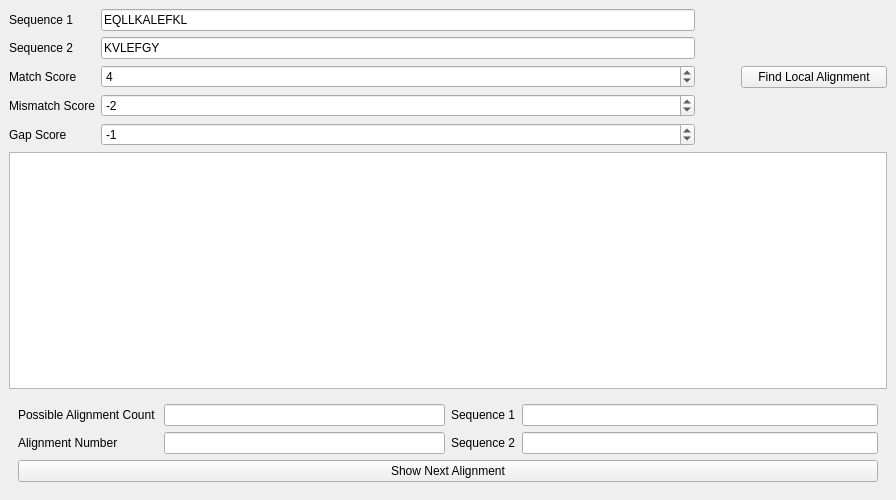
<?xml version="1.0" encoding="UTF-8"?>
<ui version="4.0">
 <class>MainWindow</class>
 <widget class="QMainWindow" name="MainWindow">
  <property name="geometry">
   <rect>
    <x>0</x>
    <y>0</y>
    <width>896</width>
    <height>500</height>
   </rect>
  </property>
  <property name="windowTitle">
   <string>Local Alignment</string>
  </property>
  <widget class="QWidget" name="centralwidget">
   <layout class="QGridLayout" name="gridLayout">
    <item row="0" column="0">
     <layout class="QHBoxLayout" name="horizontalLayout">
      <item>
       <layout class="QFormLayout" name="formLayout">
        <item row="0" column="0">
         <widget class="QLabel" name="label">
          <property name="text">
           <string>Sequence 1</string>
          </property>
         </widget>
        </item>
        <item row="0" column="1">
         <widget class="QLineEdit" name="seq1_input">
          <property name="text">
           <string>EQLLKALEFKL</string>
          </property>
         </widget>
        </item>
        <item row="1" column="1">
         <widget class="QLineEdit" name="seq2_input">
          <property name="text">
           <string>KVLEFGY</string>
          </property>
         </widget>
        </item>
        <item row="1" column="0">
         <widget class="QLabel" name="label_2">
          <property name="text">
           <string>Sequence 2</string>
          </property>
         </widget>
        </item>
        <item row="2" column="0">
         <widget class="QLabel" name="label_3">
          <property name="text">
           <string>Match Score</string>
          </property>
         </widget>
        </item>
        <item row="3" column="0">
         <widget class="QLabel" name="label_4">
          <property name="text">
           <string>Mismatch Score</string>
          </property>
         </widget>
        </item>
        <item row="4" column="0">
         <widget class="QLabel" name="label_5">
          <property name="text">
           <string>Gap Score</string>
          </property>
         </widget>
        </item>
        <item row="2" column="1">
         <widget class="QSpinBox" name="match_score_input">
          <property name="minimum">
           <number>-99</number>
          </property>
          <property name="value">
           <number>4</number>
          </property>
         </widget>
        </item>
        <item row="3" column="1">
         <widget class="QSpinBox" name="mismatch_score_input">
          <property name="minimum">
           <number>-99</number>
          </property>
          <property name="value">
           <number>-2</number>
          </property>
         </widget>
        </item>
        <item row="4" column="1">
         <widget class="QSpinBox" name="gap_score_input">
          <property name="minimum">
           <number>-99</number>
          </property>
          <property name="value">
           <number>-1</number>
          </property>
         </widget>
        </item>
       </layout>
      </item>
      <item>
       <spacer name="horizontalSpacer">
        <property name="orientation">
         <enum>Qt::Horizontal</enum>
        </property>
        <property name="sizeType">
         <enum>QSizePolicy::Preferred</enum>
        </property>
        <property name="sizeHint" stdset="0">
         <size>
          <width>40</width>
          <height>20</height>
         </size>
        </property>
       </spacer>
      </item>
      <item>
       <widget class="QPushButton" name="find_alignment_btn">
        <property name="text">
         <string>    Find Local Alignment    </string>
        </property>
       </widget>
      </item>
     </layout>
    </item>
    <item row="1" column="0">
     <widget class="QTableView" name="score_matrix_table"/>
    </item>
    <item row="2" column="0">
     <widget class="QFrame" name="results_frame">
      <layout class="QVBoxLayout" name="verticalLayout">
       <item>
        <layout class="QHBoxLayout" name="horizontalLayout_2">
         <item>
          <layout class="QFormLayout" name="formLayout_2">
           <item row="0" column="0">
            <widget class="QLabel" name="label_6">
             <property name="text">
              <string>Possible Alignment Count </string>
             </property>
            </widget>
           </item>
           <item row="0" column="1">
            <widget class="QLineEdit" name="possible_alignment_count"/>
           </item>
           <item row="1" column="0">
            <widget class="QLabel" name="label_7">
             <property name="text">
              <string>Alignment Number</string>
             </property>
            </widget>
           </item>
           <item row="1" column="1">
            <widget class="QLineEdit" name="alignment_no"/>
           </item>
          </layout>
         </item>
         <item>
          <layout class="QFormLayout" name="formLayout_3">
           <item row="0" column="0">
            <widget class="QLabel" name="label_8">
             <property name="text">
              <string>Sequence 1</string>
             </property>
            </widget>
           </item>
           <item row="0" column="1">
            <widget class="QLineEdit" name="seq1_output">
             <property name="font">
              <font>
               <family>Consolas</family>
               <weight>75</weight>
               <bold>true</bold>
              </font>
             </property>
            </widget>
           </item>
           <item row="1" column="0">
            <widget class="QLabel" name="label_9">
             <property name="text">
              <string>Sequence 2</string>
             </property>
            </widget>
           </item>
           <item row="1" column="1">
            <widget class="QLineEdit" name="seq2_output">
             <property name="font">
              <font>
               <family>Consolas</family>
               <weight>75</weight>
               <bold>true</bold>
              </font>
             </property>
            </widget>
           </item>
          </layout>
         </item>
        </layout>
       </item>
       <item>
        <widget class="QPushButton" name="next_alignment_btn">
         <property name="text">
          <string>Show Next Alignment</string>
         </property>
        </widget>
       </item>
      </layout>
     </widget>
    </item>
   </layout>
  </widget>
 </widget>
 <tabstops>
  <tabstop>seq1_input</tabstop>
  <tabstop>seq2_input</tabstop>
  <tabstop>match_score_input</tabstop>
  <tabstop>mismatch_score_input</tabstop>
  <tabstop>gap_score_input</tabstop>
  <tabstop>find_alignment_btn</tabstop>
 </tabstops>
 <resources/>
 <connections/>
</ui>
